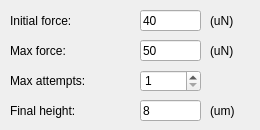
    <widget class="QWidget" name="place">
     <attribute name="title">
      <string>Place</string>
     </attribute>
     <widget class="QSpinBox" name="place_attempt">
      <property name="geometry">
       <rect>
        <x>140</x>
        <y>70</y>
        <width>61</width>
        <height>22</height>
       </rect>
      </property>
      <property name="font">
       <font>
        <family>Arial</family>
        <pointsize>9</pointsize>
       </font>
      </property>
      <property name="minimum">
       <number>1</number>
      </property>
     </widget>
     <widget class="QLabel" name="label_40">
      <property name="geometry">
       <rect>
        <x>10</x>
        <y>100</y>
        <width>121</width>
        <height>21</height>
       </rect>
      </property>
      <property name="text">
       <string>Final height:</string>
      </property>
     </widget>
     <widget class="QLabel" name="label_41">
      <property name="geometry">
       <rect>
        <x>210</x>
        <y>10</y>
        <width>41</width>
        <height>21</height>
       </rect>
      </property>
      <property name="text">
       <string>(uN)</string>
      </property>
     </widget>
     <widget class="QLabel" name="label_43">
      <property name="geometry">
       <rect>
        <x>10</x>
        <y>70</y>
        <width>111</width>
        <height>21</height>
       </rect>
      </property>
      <property name="text">
       <string>Max attempts:</string>
      </property>
     </widget>
     <widget class="QLabel" name="label_44">
      <property name="geometry">
       <rect>
        <x>210</x>
        <y>100</y>
        <width>41</width>
        <height>21</height>
       </rect>
      </property>
      <property name="text">
       <string>(um)</string>
      </property>
     </widget>
     <widget class="QLineEdit" name="place_height">
      <property name="geometry">
       <rect>
        <x>140</x>
        <y>100</y>
        <width>61</width>
        <height>21</height>
       </rect>
      </property>
      <property name="font">
       <font>
        <family>Arial</family>
        <pointsize>9</pointsize>
       </font>
      </property>
      <property name="text">
       <string>8</string>
      </property>
     </widget>
     <widget class="QLineEdit" name="place_fmin">
      <property name="geometry">
       <rect>
        <x>140</x>
        <y>10</y>
        <width>61</width>
        <height>21</height>
       </rect>
      </property>
      <property name="font">
       <font>
        <family>Arial</family>
        <pointsize>9</pointsize>
       </font>
      </property>
      <property name="text">
       <string>40</string>
      </property>
     </widget>
     <widget class="QLabel" name="label_48">
      <property name="geometry">
       <rect>
        <x>10</x>
        <y>10</y>
        <width>101</width>
        <height>21</height>
       </rect>
      </property>
      <property name="text">
       <string>Initial force:</string>
      </property>
     </widget>
     <widget class="QLabel" name="label_49">
      <property name="geometry">
       <rect>
        <x>210</x>
        <y>40</y>
        <width>41</width>
        <height>21</height>
       </rect>
      </property>
      <property name="text">
       <string>(uN)</string>
      </property>
     </widget>
     <widget class="QLabel" name="label_50">
      <property name="geometry">
       <rect>
        <x>10</x>
        <y>40</y>
        <width>101</width>
        <height>21</height>
       </rect>
      </property>
      <property name="text">
       <string>Max force:</string>
      </property>
     </widget>
     <widget class="QLineEdit" name="place_fmax">
      <property name="geometry">
       <rect>
        <x>140</x>
        <y>40</y>
        <width>61</width>
        <height>21</height>
       </rect>
      </property>
      <property name="font">
       <font>
        <family>Arial</family>
        <pointsize>9</pointsize>
       </font>
      </property>
      <property name="text">
       <string>50</string>
      </property>
     </widget>
    </widget>
